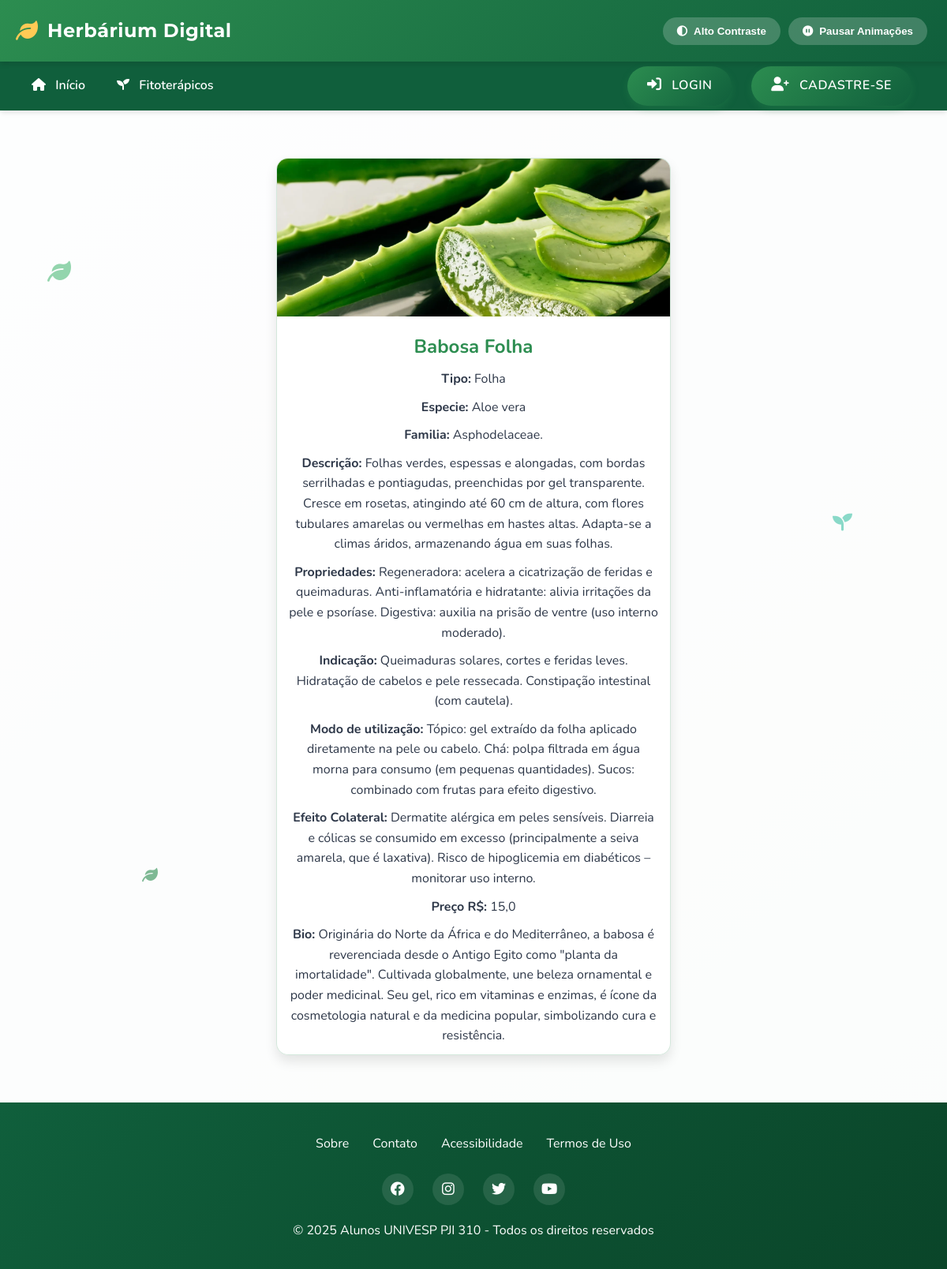
Screenshot of /fitoterapico/21/ with the database file from the repository.
### fitoterapico/models.py (models this page shows, shortened)
class Fitoterapico(models.Model):
    id = models.AutoField(primary_key=True)
    nome = models.CharField(max_length=100)
    tipo = models.ForeignKey(Tipo, on_delete=models.PROTECT, related_name='fitoterapico_tipo')
    especie = models.CharField(max_length=100)
    familia = models.CharField(max_length=100, blank=True, null=True)
    descricao = models.TextField()
    propriedades = models.TextField()
    indicacao = models.TextField()
    modo_uso = models.TextField()
    dosagem = models.CharField(max_length=100, blank=True, null=True)
    efeito_colateral = models.TextField(blank=True, null=True)
    preco = models.FloatField(blank=True, null=True, validators=[MinValueValidator(0)])
    foto = models.ImageField(upload_to='fitoterapico/', blank=True, null=True)
    bio = models.TextField(blank=True, null=True)
    class Meta:
        ordering = ['nome']

class Tipo(models.Model):
    id = models.AutoField(primary_key=True)
    nome = models.CharField(max_length=200)
    def __str__(self):
        return self.nome

### fitoterapico/views.py (the view)
# urls.py: path('fitoterapico/<int:pk>/', FitoterapicoDetailView.as_view(), name='fitoterapico_detail'),
class FitoterapicoDetailView(DetailView):
    model = Fitoterapico
    template_name = 'fitoterapico_detail.html'

### fitoterapico/templates/fitoterapico_detail.html (shortened to what this page needs)
{% extends "base.html" %}
{% block content %}
  <div class="fitoterapico-card">
    {% if object.foto %}
      <img src="{{ object.foto.url }}" alt="{{ object.nome }} - {{ object.tipo }}" loading="lazy">
    {% else %}
        <p class="no-foto">Imagem não disponível</p>
    {% endif %}
      <h2>{{ object.nome }} {{ object.tipo }}</h2>
      <p><strong>Tipo:</strong> {{ object.tipo }}</p>
      <p><strong>Especie:</strong> {{ object.especie }}</p>
      <p><strong>Familia:</strong> {{ object.familia }}</p>
      <p><strong>Descrição:</strong> {{ object.descricao }}</p>
      <p><strong>Propriedades:</strong> {{ object.propriedades }}</p>
      <p><strong>Indicação:</strong> {{ object.indicacao }}</p>
      <p><strong>Modo de utilização:</strong> {{ object.modo_uso }}</p>
      <p><strong>Efeito Colateral:</strong> {{ object.efeito_colateral }}</p>
      <p><strong>Preço R$:</strong> {{ object.preco }}</p>
      {% if object.bio %}
        <p><strong>Bio:</strong> {{ object.bio }}</p>
      {% endif %}
  </div>
{% endblock %}

### app/templates/base.html (style rules this page uses)
:root { --primary-color: #2c8d50; --primary-light: #4eba79; --primary-dark: #105f3c; --secondary-color: #3dc2a6; --accent-color: #ffca55; --tertiary-color: #7f5af0; --danger-color: #e53e3e; --warning-color: #ffca55; --text-light: #ffffff; --text-dark: #2d3748; --text-muted: #718096; --background-light: #f7fafc; --background-card: #ffffff; --border-radius: 12px; --box-shadow: 0 10px 15px -3px rgba(0, 0, 0, 0.1), 0 4px 6px -2px rgba(0, 0, 0, 0.05); --transition: all 0.3s cubic-bezier(0.25, 0.8, 0.25, 1); }
* { margin: 0; padding: 0; box-sizing: border-box; }
body { font-family: 'Nunito', sans-serif; background: linear-gradient(135deg, #f5f7fa 0%, #e4efe9 100%); position: relative; color: var(--text-dark); line-height: 1.6; transition: var(--transition); scroll-behavior: smooth; }
body::before { content: ""; position: absolute; top: 0; left: 0; width: 100%; height: 100%; background-color: rgba(255, 255, 255, 0.85); z-index: -1; }

### fitoterapico/templates/fitoterapico_detail.html (style rules this page uses)
.fitoterapico-card { background-color: rgba(255, 255, 255, 0.9); box-shadow: 0 8px 15px rgba(0, 0, 0, 0.1); border-radius: 15px; overflow: hidden; text-align: center; transition: all 0.3s ease; max-width: 500px; margin: 20px auto 0; margin-bottom: 20px; border: 1px solid rgba(44, 141, 80, 0.2); position: relative; z-index: 1; }
.fitoterapico-card img { width: 100%; height: 200px; object-fit: cover; }
.fitoterapico-card h2 { font-size: 1.5rem; margin: 10px; color: var(--primary-color); }
.fitoterapico-card p { font-size: 1rem; margin-bottom: 10px; padding: 0 15px; }

### rows the page displays
Fitoterapico: foto (picture), nome "Babosa", tipo "Folha", especie "Aloe vera", familia "Asphodelaceae.", descricao "Folhas verdes, espessas e alongadas, com bordas serrilhadas e pontiagudas, preenchidas por gel transparente. Cresce em rosetas, atingindo até 60 cm de altura, com flores tubulares amarelas ou vermelhas em hastes altas. Adapta-se a climas áridos, armazenando água em suas folhas.", propriedades "Regeneradora: acelera a cicatrização de feridas e queimaduras. Anti-inflamatória e hidratante: alivia irritações da pele e psoríase. Digestiva: auxilia na prisão de ventre (uso interno moderado).", indicacao "Queimaduras solares, cortes e feridas leves. Hidratação de cabelos e pele ressecada. Constipação intestinal (com cautela).", modo_uso "Tópico: gel extraído da folha aplicado diretamente na pele ou cabelo. Chá: polpa filtrada em água morna para consumo (em pequenas quantidades). Sucos: combinado com frutas para efeito digestivo.", efeito_colateral "Dermatite alérgica em peles sensíveis. Diarreia e cólicas se consumido em excesso (principalmente a seiva amarela, que é laxativa). Risco de hipoglicemia em diabéticos – monitorar uso interno.", preco "15,0", bio "Originária do Norte da África e do Mediterrâneo, a babosa é reverenciada desde o Antigo Egito como \"planta da imortalidade\". Cultivada globalmente, une beleza ornamental e poder medicinal. Seu gel, rico em vitaminas e enzimas, é ícone da cosmetologia natural e da medicina popular, simbolizando cura e resistência."
